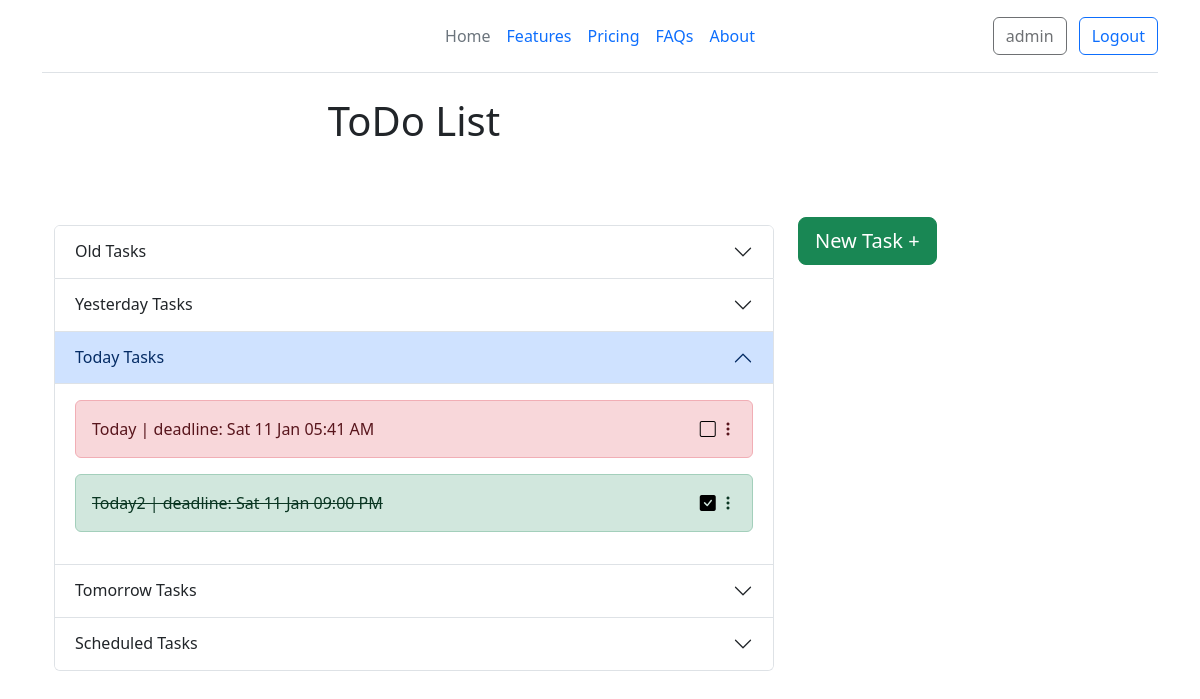
Page / (signed in) on the earlier database version.
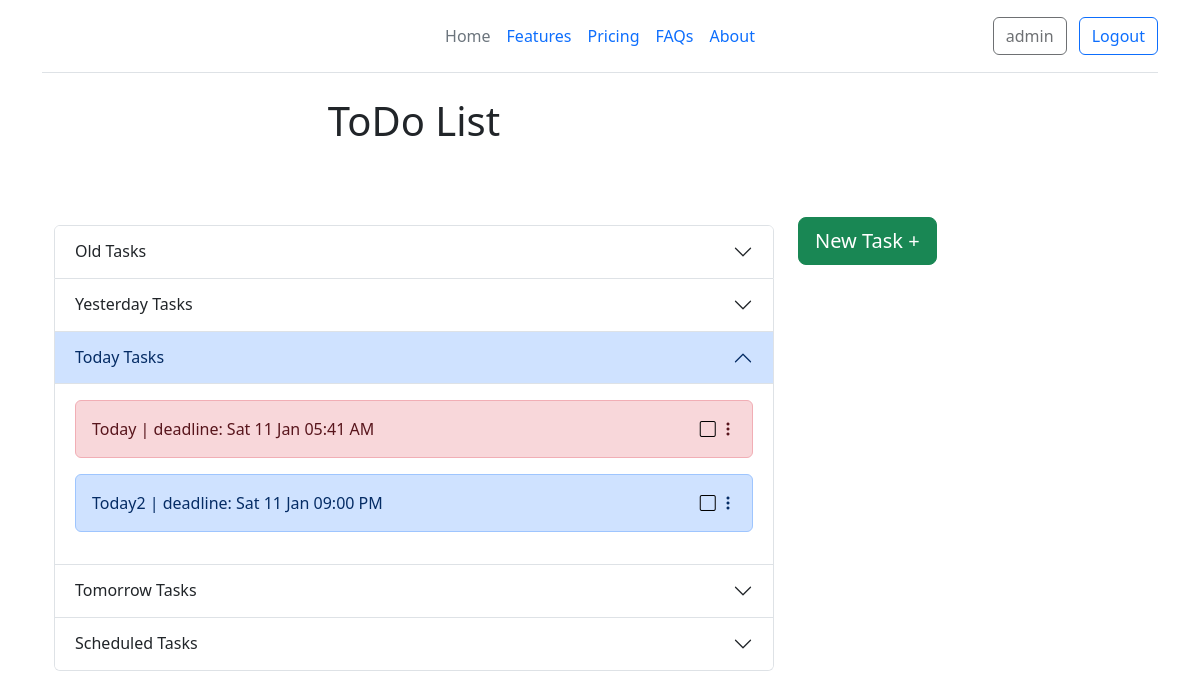
Same page on the later database version.
### core/models.py (models this page shows, shortened)
class Task(models.Model):
    PRIORITY_CHOICES = {
        'L': 'Low',
        'N': 'Normal',
        'H': 'High'
    }
    user = models.ForeignKey(settings.AUTH_USER_MODEL, on_delete=models.CASCADE)
    title = models.CharField(max_length=80)
    description = models.TextField(null=True, blank=True)
    priority = models.CharField(max_length=1, choices=PRIORITY_CHOICES, default='L')
    added_at = models.DateTimeField(auto_now=True)
    deadline = models.DateTimeField()
    is_completed = models.BooleanField(default=False)
    @staticmethod
    def default_deadline():
        return datetime.combine(
            now().date() + timedelta(days=1), time(), tzinfo=get_current_timezone())
    @property
    def is_overdue(self):
        if not self.is_completed:
            user_deadline = localtime(value=self.deadline)
            user_current_time = localtime()
            return user_deadline < user_current_time
        return False
    def __str__(self):
        deadline = localtime(value=self.deadline)
        if deadline == self.default_deadline():
            return f"{self.title} | deadline: End of today"
        elif deadline.date() == localdate() + timedelta(days=1):
            return f"{self.title} | deadline: Tomorrow {deadline:%I:%M %p}"
        return f"{self.title} | deadline: {deadline:%a %d %b %I:%M %p}"

### core/views.py (the view)
# urls.py: 2. Add a URL to urlpatterns:  path('', views.home, name='home')
@login_required()
def home(request):
    tasks = Task.objects.filter(user=request.user)
    old_tasks = tasks.filter(
        deadline__lte=Task.default_deadline() - timedelta(days=2))
    yesterday_tasks = tasks.filter(
        deadline__gt=Task.default_deadline() - timedelta(days=2),
        deadline__lte=Task.default_deadline() - timedelta(days=1))
    today_tasks = tasks.filter(
        deadline__gt=Task.default_deadline() - timedelta(days=1),
        deadline__lte=Task.default_deadline())
    tomorrow_tasks = tasks.filter(
        deadline__gt=Task.default_deadline(),
        deadline__lte=Task.default_deadline() + timedelta(days=1))
    scheduled_tasks = tasks.filter(
        deadline__gt=Task.default_deadline() + timedelta(days=1))
    form = TaskAddFrom()
    context = {
        'old_tasks': list(old_tasks),
        'yesterday_tasks': list(yesterday_tasks),
        'today_tasks': list(today_tasks),
        'tomorrow_tasks': list(tomorrow_tasks),
        'scheduled_tasks': list(scheduled_tasks),
        'form': form}
    return render(request, 'home.html', context=context)

### core/templates/home.html (shortened to what this page needs)
{% extends 'base.html' %}
{% load static %}
{% block content %}
<div class="container">
    <div class="row">
        <div class="col-8">
            <h1 class="text-center">ToDo List</h1><br>
            <br><br>
            <div class="accordion" id="accordionFlushExample">
                <div class="accordion-item">
                    <h2 class="accordion-header">
                        <button class="accordion-button collapsed" type="button" data-bs-toggle="collapse"
                            data-bs-target="#flush-collapseOne" aria-expanded="false" aria-controls="flush-collapseOne">
                            Old Tasks
                        </button>
                    </h2>
                </div>
                <div class="accordion-item">
                    <h2 class="accordion-header">
                        <button class="accordion-button collapsed" type="button" data-bs-toggle="collapse"
                            data-bs-target="#flush-collapseTwo" aria-expanded="false" aria-controls="flush-collapseTwo">
                            Yesterday Tasks
                        </button>
                    </h2>
                </div>
                <div class="accordion-item">
                    <h2 class="accordion-header">
                        <button class="accordion-button" type="button" data-bs-toggle="collapse"
                            data-bs-target="#flush-collapseThree" aria-expanded="true"
                            aria-controls="flush-collapseThree">
                            Today Tasks
                        </button>
                    </h2>
                    <div id="flush-collapseThree" class="accordion-collapse collapse show">
                        <div class="accordion-body">
                            {% for task in today_tasks %}
                            {% include 'task.html' %}
                            {% endfor %}
                        </div>
                    </div>
                </div>
                <div class="accordion-item">
                    <h2 class="accordion-header">
                        <button class="accordion-button collapsed" type="button" data-bs-toggle="collapse"
                            data-bs-target="#flush-collapseFour" aria-expanded="false"
                            aria-controls="flush-collapseFour">
                            Tomorrow Tasks
                        </button>
                    </h2>
                </div>
                <div class="accordion-item">
                    <h2 class="accordion-header">
                        <button class="accordion-button collapsed" type="button" data-bs-toggle="collapse"
                            data-bs-target="#flush-collapseFive" aria-expanded="false"
                            aria-controls="flush-collapseFive">
                            Scheduled Tasks
                        </button>
                    </h2>
                </div>
            </div>
        </div>
        <div class="col-4"><br><br><br><br><br>
            <button type="button" class="btn btn-success btn-lg" data-bs-toggle="modal" data-bs-target="#taskModal">
                New Task +
            </button>
        </div>
    </div>
</div>
{% endblock %}

### core/templates/task.html (shortened to what this page needs)
<div class="alert {% if task.is_overdue %} alert-danger {% elif task.is_completed %} alert-success {% else %} alert-primary {% endif %} d-flex justify-content-between align-items-center" role="alert" id="task-{{task.id}}">
    <span {% if task.is_completed %} style="text-decoration: line-through;" {% endif %}>
        {{ task }}
    </span>
    <form hx-post="{% url 'check_task' task.id %}" hx-target="#task-{{task.id}}" hx-swap="outerHTML">
        <button type="submit" style="border: none; background: none; padding: 0;">
            <i class="bi {% if task.is_completed %} bi-check-square-fill {% else %} bi-square {% endif %}"></i>
        </button>
        <span class="dropstart">
            <i class="bi bi-three-dots-vertical" type="button" data-bs-toggle="dropdown"></i>
        </span>
    </form>
</div>

Differences in the rows shown:
changed Task "Today2 | deadline: Sat 11 Jan 09:00 PM": is_completed True → False (drawn)
